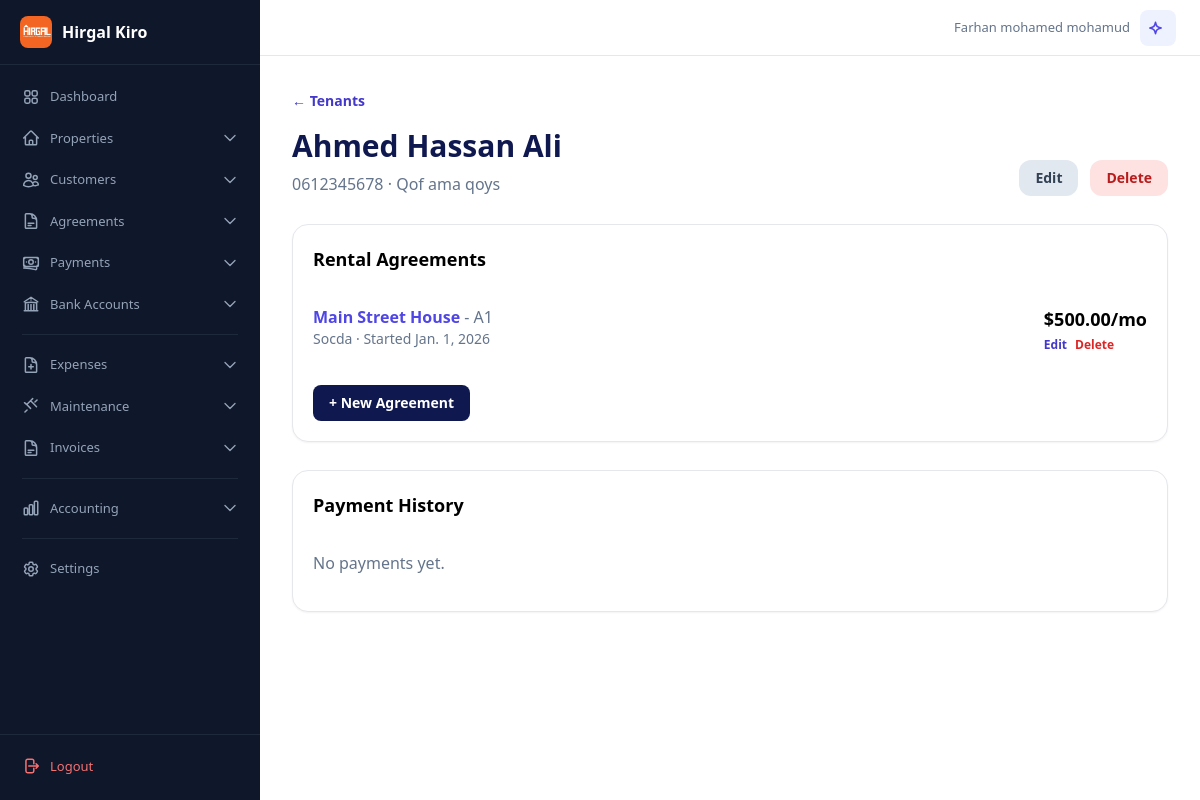
Page /kiraystayaal/5/ (signed in) on the committed database.
### accounts/models.py (models this page shows, shortened)
class User(AbstractBaseUser, PermissionsMixin):
    username = models.CharField(max_length=50, unique=True)
    phone_number = models.CharField(max_length=20, unique=True)
    full_name = models.CharField("Magaca oo buuxa", max_length=150)
    managed_account = models.ForeignKey(
        "self",
        on_delete=models.SET_NULL,
        null=True,
        blank=True,
        related_name="managed_users",
        verbose_name="Sii gelitaanka akoonka (Managed Account)",
        help_text="Dooro akoonka uu isticmaalahani maamulayo xogtiisa (Tusaale: Farxaan)."
    )
    is_active = models.BooleanField(default=True)
    is_approved = models.BooleanField("La ansixiyay", default=False)
    is_staff = models.BooleanField(default=False)
    can_use_chatbot = models.BooleanField("AI Chatbot", default=False, help_text="Ikhtiyaari: Ogolow isticmaalahan inuu isticmaalo AI Chatbot")
    date_joined = models.DateTimeField(auto_now_add=True)
    objects = UserManager()
    USERNAME_FIELD = "username"
    REQUIRED_FIELDS = ["phone_number", "full_name"]
    def get_data_owner(self):
        return self.managed_account if self.managed_account_id else self

### rentals/models.py (models this page shows, shortened)
class Tenant(models.Model):
    TENANT_TYPES = [("person", "Qof ama qoys"), ("business", "Ganacsi")]
    owner = models.ForeignKey(settings.AUTH_USER_MODEL, on_delete=models.CASCADE, related_name="tenants")
    full_name = models.CharField("Magaca qofka ama qoyska", max_length=150)
    tenant_type = models.CharField(max_length=20, choices=TENANT_TYPES, default="person")
    phone_number = models.CharField(max_length=20, blank=True, null=True)
    notes = models.TextField(blank=True)
    created_at = models.DateTimeField(auto_now_add=True)
    updated_at = models.DateTimeField(auto_now=True)
    class Meta:
        constraints = [models.UniqueConstraint(fields=["owner", "phone_number"], condition=~Q(phone_number=""), name="unique_tenant_phone_per_owner")]

class RentalAgreement(models.Model):
    AGREEMENT_STATUSES = [("active", "Socda"), ("ended", "Dhammaaday"), ("cancelled", "La baajiyay")]
    RENTAL_SCOPES = [("whole_property", "Hantida oo dhan"), ("partial_property", "Qeyb ka mid ah")]
    UTILITY_RESPONSIBILITY = [("customer", "Customer pays"), ("company", "Company pays")]
    BILL_SETTLEMENT = [("not_checked", "Not checked"), ("paid", "Paid before leaving"), ("unpaid", "Unpaid")]
    tenant = models.ForeignKey(Tenant, on_delete=models.PROTECT, related_name="rental_agreements")
    property = models.ForeignKey(Property, on_delete=models.PROTECT, related_name="rental_agreements", null=True, blank=True)
    unit = models.ForeignKey(Unit, on_delete=models.PROTECT, null=True, blank=True, related_name="rental_agreements")
    room = models.ForeignKey(Room, on_delete=models.PROTECT, null=True, blank=True, related_name="rental_agreements")
    rental_scope = models.CharField(max_length=20, choices=RENTAL_SCOPES, default="whole_property")
    rented_space_count = models.PositiveIntegerField(default=1)
    agreed_monthly_rent = models.DecimalField(max_digits=10, decimal_places=2, default=0)
    start_date = models.DateField()
    end_date = models.DateField(null=True, blank=True)
    monthly_rent = models.DecimalField(max_digits=10, decimal_places=2)
    status = models.CharField(max_length=20, choices=AGREEMENT_STATUSES, default="active")
    electricity_responsible = models.CharField(max_length=10, choices=UTILITY_RESPONSIBILITY, default="customer", verbose_name="Who pays electricity")
    water_responsible = models.CharField(max_length=10, choices=UTILITY_RESPONSIBILITY, default="customer", verbose_name="Who pays water")
    final_bills_settlement = models.CharField(max_length=12, choices=BILL_SETTLEMENT, default="not_checked", verbose_name="Final bills settlement")
    final_bills_notes = models.TextField(blank=True, verbose_name="Final bills notes")
    notes = models.TextField(blank=True)
    class Meta:
        constraints = [
            models.CheckConstraint(condition=Q(end_date__isnull=True) | Q(end_date__gte=F("start_date")), name="agreement_end_after_start"),
            models.CheckConstraint(condition=Q(property__isnull=False) | Q(unit__isnull=False) | Q(room__isnull=False), name="agreement_has_rentable_space"),
        ]

### properties/models.py (models this page shows, shortened)
class Property(models.Model):
    PROPERTY_TYPES = [("home", "Guri"), ("apartment", "Apartment"), ("commercial", "Ganacsi"), ("mixed", "Isku-dhafan")]
    RESIDENTIAL_STRUCTURES = [("villa", "Filo"), ("multi_floor", "Guri dabaq")]
    owner = models.ForeignKey(settings.AUTH_USER_MODEL, on_delete=models.CASCADE, related_name="properties")
    name = models.CharField("Magaca hantida", max_length=150)
    property_type = models.CharField(max_length=20, choices=PROPERTY_TYPES, default="home")
    residential_structure = models.CharField(max_length=20, choices=RESIDENTIAL_STRUCTURES, default="villa")
    location = models.CharField(max_length=200)
    total_rentable_spaces = models.PositiveIntegerField(default=1)
    electricity_account_no = models.CharField("Electricity account no.", max_length=50, blank=True)
    water_account_no = models.CharField("Water account no.", max_length=50, blank=True)
    cover_image = models.ImageField(upload_to="property_covers/", null=True, blank=True)
    description = models.TextField(blank=True)
    created_at = models.DateTimeField(auto_now_add=True)
    updated_at = models.DateTimeField(auto_now=True)

class Unit(models.Model):
    UNIT_TYPES = [("house", "Guri"), ("apartment", "Apartment"), ("room", "Qol"), ("shop", "Dukaan"), ("office", "Xafiis"), ("other", "Kale")]
    RENTAL_MODES = [("whole_unit", "Guriga oo dhan"), ("individual_rooms", "Qolal gaar-gaar ah")]
    property = models.ForeignKey(Property, on_delete=models.CASCADE, related_name="units")
    floor_number = models.PositiveIntegerField(default=1)
    unit_number = models.CharField(max_length=50)
    unit_type = models.CharField(max_length=20, choices=UNIT_TYPES, default="apartment")
    total_rooms = models.PositiveIntegerField(default=1)
    bathrooms = models.PositiveIntegerField(default=1)
    living_rooms = models.PositiveIntegerField(default=1)
    rental_mode = models.CharField(max_length=20, choices=RENTAL_MODES, default="whole_unit")
    monthly_rent = models.DecimalField(max_digits=10, decimal_places=2, default=0)
    class Meta:
        constraints = [models.UniqueConstraint(fields=["property", "unit_number"], name="unique_unit_per_property")]

### web/views.py (the view)
# urls.py: urlpatterns = [path("", TenantListCreateView.as_view(), name="tenant-list"), path("<int:pk>/", TenantDetailView.as_view(), name="tenant-detail"), path("<int:pk>/end-rental/", EndTenantRentalView.as_vi
class TenantDetailView(HomeView):
    template_name = "web/tenant_detail.html"
    def get_context_data(self, **kwargs):
        context = super().get_context_data(**kwargs)
        context["tenant"] = get_object_or_404(Tenant, pk=self.kwargs["pk"], owner=self.request.user.get_data_owner())
        return context

### web/context_processors.py (called while the page is built)
def language_context(request):
    lang = request.GET.get("lang") or request.session.get("language", "en")
    if lang not in ("en", "so"):
        lang = "en"
    request.session["language"] = lang
    return {"current_language": lang}

### templates/web/tenant_detail.html (shortened to what this page needs)
{% extends "base.html" %}
{% block content %}
<a class="text-sm font-semibold text-indigo-700" href="{% url 'web-tenants' %}">← Tenants</a>
<div class="mt-4 flex flex-wrap items-end justify-between gap-4">
    <div>
        <h1 class="text-3xl font-bold text-ink">{{ tenant.full_name }}</h1>
        <p class="mt-2 text-slate-500">{{ tenant.phone_number|default:"No phone" }} · {{ tenant.get_tenant_type_display }}</p>
    </div>
    <div class="flex gap-3">
        <a class="rounded-xl bg-slate-200 px-4 py-2 text-sm font-bold text-slate-700 hover:bg-slate-300" href="{% url 'web-tenant-edit' tenant.pk %}">Edit</a>
        <a class="rounded-xl bg-red-100 px-4 py-2 text-sm font-bold text-red-700 hover:bg-red-200" href="{% url 'web-tenant-delete' tenant.pk %}">Delete</a>
    </div>
</div>
<section class="mt-7 rounded-2xl border bg-white p-5 shadow-sm">
    <h2 class="text-lg font-bold">Rental Agreements</h2>
    <div class="mt-4 divide-y">
        {% for agreement in tenant.rental_agreements.all %}
        <div class="flex justify-between py-4">
            <div>
                <a href="{% url 'web-property-detail' agreement.property.pk %}" class="font-semibold text-indigo-600 hover:underline">
                    {{ agreement.property.name }}
                </a>
                {% if agreement.unit %}
                <span class="text-slate-500"> - {{ agreement.unit.unit_number }}</span>
                {% endif %}
                <p class="text-sm text-slate-500">{{ agreement.get_status_display }} · Started {{ agreement.start_date }}</p>
            </div>
            <div class="text-right">
                <strong class="text-lg">${{ agreement.monthly_rent }}/mo</strong>
                <div class="mt-1 flex gap-2">
                    <a class="text-xs font-semibold text-indigo-700" href="{% url 'web-agreement-edit' agreement.pk %}">Edit</a>
                    <a class="text-xs font-semibold text-red-600" href="{% url 'web-agreement-delete' agreement.pk %}">Delete</a>
                </div>
            </div>
        </div>
        {% empty %}
        <p class="py-4 text-slate-500">No agreements yet.</p>
        {% endfor %}
    </div>
    <a class="mt-4 inline-block rounded-lg bg-ink px-4 py-2 text-sm font-bold text-white hover:bg-indigo-800" href="{% url 'web-agreement-create' %}?tenant={{ tenant.pk }}">+ New Agreement</a>
</section>
<section class="mt-7 rounded-2xl border bg-white p-5 shadow-sm">
    <h2 class="text-lg font-bold">Payment History</h2>
    <div class="mt-4 divide-y">
        {% for payment in tenant.payments.all %}
        <div class="flex justify-between py-3">
            <div>
                <a href="{% url 'web-property-detail' payment.rental_agreement.property.pk %}" class="text-indigo-600 hover:underline text-sm">
                    {{ payment.rental_agreement.property.name }}
                </a>
                <p class="text-xs text-slate-400">{{ payment.payment_date }} · {{ payment.get_payment_method_display }}</p>
                {% if payment.reference_number %}
                <p class="text-xs text-slate-400">Ref: {{ payment.reference_number }}</p>
                {% endif %}
            </div>
            <strong class="text-green-600">${{ payment.amount }}</strong>
        </div>
        {% empty %}
        <p class="py-4 text-slate-500">No payments yet.</p>
        {% endfor %}
    </div>
</section>
{% endblock %}

### templates/base.html (shortened to what this page needs)
{% load static %}
<!doctype html>
<html lang="en">
<head>
    <script src="https://cdn.tailwindcss.com"></script>
</head>
<body>
    <div class="app-layout">
        {% if user.is_authenticated %}
        {% include "includes/sidebar.html" %}
        {% endif %}
        <div class="main-content"{% if not user.is_authenticated %} style="margin-left: 0"{% endif %}>
            {% if user.is_authenticated %}
            <div class="topbar no-print">
                <div class="topbar-right">
                    <span class="topbar-user">{{ request.user.full_name|default:request.user.username }}</span>
                    <a href="{% url 'web-chatbot' %}" class="rounded-lg bg-indigo-50 p-2 text-indigo-600 hover:bg-indigo-100" title="AI Assistant">
                    </a>
                </div>
            </div>
            {% endif %}
            <div class="p-4 md:p-6 lg:p-8">{% block content %}{% endblock %}</div>
        </div>
    </div>
</body>
</html>

### templates/base.html (style rules this page uses)
.app-layout { display: flex; min-height: 100vh; }
.main-content { flex: 1; margin-left: 260px; min-height: 100vh; }
.topbar { display: flex; align-items: center; justify-content: space-between; height: 56px; padding: 0 24px; background: white; border-bottom: 1px solid #e2e8f0; position: sticky; top: 0; z-index: 30; }
.topbar-right { display: flex; align-items: center; gap: 10px; }
.topbar-user { font-size: 13px; color: #64748b; font-weight: 500; }

### rows in the picture
User: user.full_name "Farhan mohamed mohamud"
Tenant: full_name "Ahmed Hassan Ali", phone_number "0612345678", tenant_type "Qof ama qoys"
RentalAgreement: property.name "Main Street House", unit.unit_number "A1", status "Socda", start_date "Jan. 1, 2026", monthly_rent "500.00"
